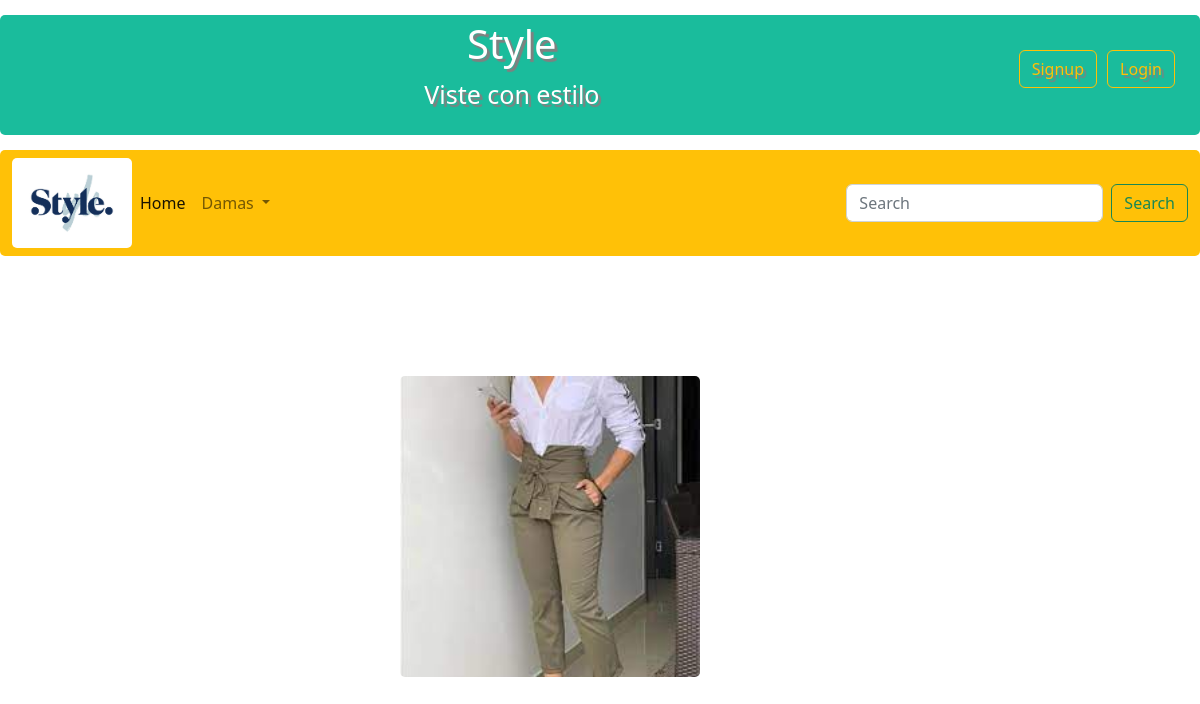
Before: /cafe/ with the older database file.
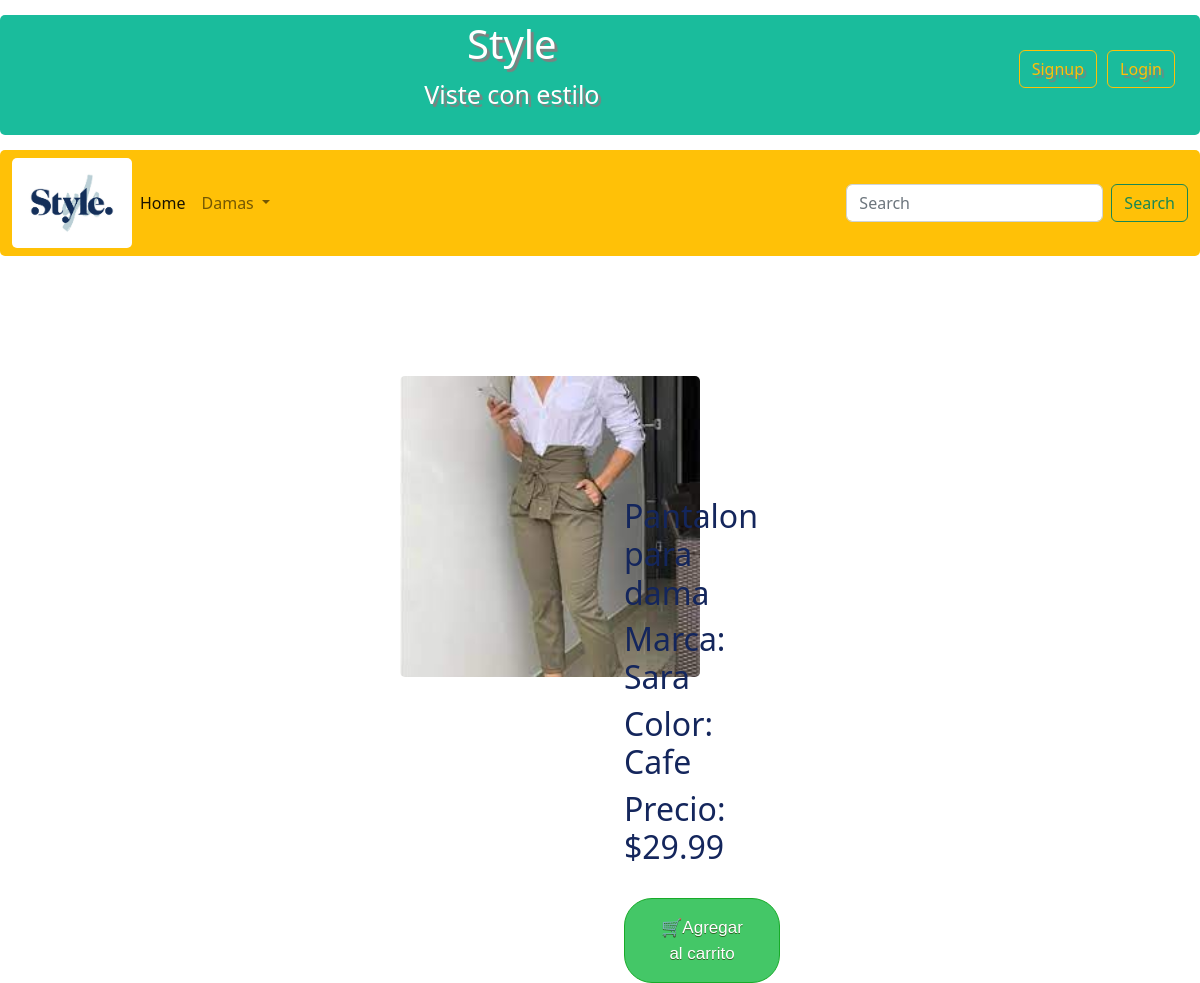
After: the same page with the newer database file.
### store/models.py (models this page shows, shortened)
class productos(models.Model):
    marca = models.CharField(max_length=200)
    color = models.CharField(max_length=200)
    descripcion = models.CharField(max_length=200)
    precio = models.IntegerField()

### store/views.py (the view)
# urls.py: path('cafe/', views.cafe, name='cafe'),
def cafe(request):
    t = productos.objects.filter(id="2")
    return render(request, 'db-temp/pant-cafe.html', {
        't': t
    })

### store/templates/db-temp/pant-cafe.html (shortened to what this page needs)
{% load static %}
<!DOCTYPE html>
<html lang="en">
<head>
    <link rel="stylesheet" href= '{% static "css/estilo1.css"%}'/>
    <link rel="stylesheet" href= '{% static "css/bootstrap.min.css"%}'/>
</head>
<body>
    <div class="header" >
      <div>
        <a type="button" href="{% url 'login' %}" class="btn btn-outline-warning" style="float:right; margin:30px 20px 0px 0px ";>Login</a>
        <a type="button" href="{% url 'signup' %}" class="btn btn-outline-warning" style="float:right;  margin:30px 10px 0px 0px ";>Signup</a>
      </div>
      <div id="brand">
        <h1 id=Style>Style</h1>
        <p>Viste con estilo</p>
      </div>
    </div>
    <nav class="navbar navbar-expand-lg bg-warning">
        <div class="container-fluid">
            <img src= '{% static "Carrusel y logo/logo.jpg"%}' alt="Bootstrap" width="120" height="90">
          <div class="collapse navbar-collapse" id="navbarSupportedContent">
            <ul class="navbar-nav me-auto mb-2 mb-lg-0">
              <li class="nav-item">
                <a class="nav-link active" aria-current="page" href="{% url 'home' %}">Home</a>
              </li>
              <li class="nav-item dropdown">
                <a class="nav-link dropdown-toggle" href="#" role="button" data-bs-toggle="dropdown" aria-expanded="false">
                  Damas
                </a>
              </li>
            </ul>
            <form class="d-flex" role="search">
              <input class="form-control me-2" type="search" placeholder="Search" aria-label="Search">
              <button class="btn btn-outline-success" type="submit">Search</button>
            </form>
          </div>
        </div>
      </nav>
      <div style="display:inline; margin-left:-20px;">
        <img src= '{% static "Damas/Panatalones-Dama/pantalondama2.jpg"%}' alt="galeriacamisas"  width="300px" height="auto" style="margin: 10% 0px 0px 35%; position:relative;">
        {% for x in t %}
        <div  style="float:right; color:#14265c; padding: 27% 35% 0% 12%; margin: -42% 0% 0% 40%; position:absolute">
            <h2>{{x.descripcion}}</h2>
            <h2>Marca: {{x.marca}}</h2>
            <h2>Color: {{x.color}}</h2>
            <h2>Precio: ${{x.precio}}</h2></br>
            <button class="myButton">🛒Agregar al carrito</button>
        </div>
        {% endfor %}
      </div>

Changed rows visible on the page:
added productos: descripcion "Pantalon para dama", marca "Sara", color "Cafe", precio "29.99"
